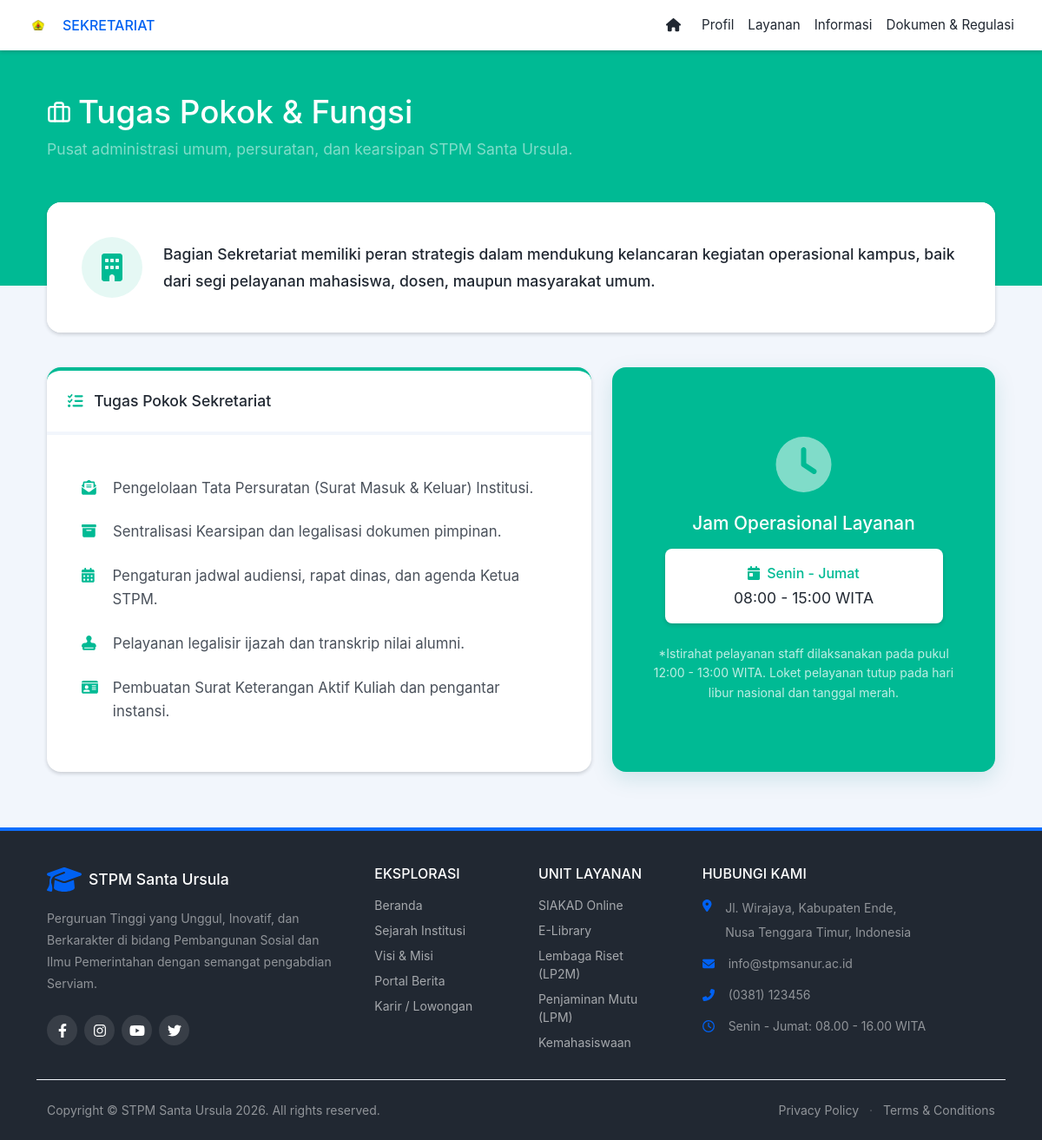
Screenshot of /index.php?module=sekre_profil_tupoksi with the database file from the repository.
### tables this page shows
CREATE TABLE `sekretariat_info` (
  `id` int(11) NOT NULL,
  `tentang_kami` text NOT NULL,
  `fokus_utama` text NOT NULL,
  `jam_senin_kamis` varchar(100) NOT NULL,
  `jam_jumat` varchar(100) NOT NULL,
  `email_resmi` varchar(150) NOT NULL,
  `nomor_wa` varchar(50) NOT NULL
);

CREATE TABLE `sekretariat_tupoksi` (
  `id` int(11) NOT NULL,
  `teks_tupoksi` text NOT NULL,
  `ikon` varchar(100) DEFAULT 'fas fa-check-circle',
  `urutan` int(11) DEFAULT 0
);

### modul/publik/content_sekre_profil_tupoksi.php (the view, shortened to what this page needs)
<?php
$info_dasar = $koneksi->query("SELECT tentang_kami, jam_senin_kamis, jam_jumat FROM sekretariat_info WHERE id=1")->fetch_assoc();
$q_tupoksi_publik = $koneksi->query("SELECT * FROM sekretariat_tupoksi ORDER BY urutan ASC");
?>
<main>
    <header class="page-header page-header-dark bg-teal pb-10">
        <div class="container-xl px-4">
            <div class="page-header-content pt-4" data-aos="fade-down" data-aos-duration="1000">
                <div class="row align-items-center justify-content-between">
                    <div class="col-auto mt-4">
                        <h1 class="page-header-title text-white fw-black" style="font-size: 2.3rem;">
                            <div class="page-header-icon text-white"><i data-feather="briefcase"></i></div>
                            Tugas Pokok & Fungsi
                        </h1>
                        <div class="page-header-subtitle text-white-50 fs-5 mt-2">Pusat administrasi umum, persuratan, dan kearsipan STPM Santa Ursula.</div>
                    </div>
                </div>
            </div>
        </div>
    </header>
    <div class="container-xl px-4 mt-n10 mb-5">
        <div class="card shadow-sm border-0 mb-5 rounded-4 overflow-hidden" data-aos="fade-up" data-aos-delay="100">
            <div class="card-body p-4 p-md-5 d-flex align-items-center bg-white">
                <div class="avatar bg-teal bg-opacity-10 text-teal rounded-circle d-none d-md-flex justify-content-center align-items-center flex-shrink-0 me-4" style="width: 70px; height: 70px;">
                    <i class="fas fa-building fa-2x"></i>
                </div>
                <p class="mb-0 text-dark fw-500 lead shadow-none" style="line-height: 1.8; font-size: 1.1rem;">
                    <?= htmlspecialchars($info_dasar['tentang_kami'] ?? 'Sekretariat Kampus STPM Santa Ursula adalah unsur pelaksana administrasi institusi yang berada langsung di bawah koordinasi Ketua STPM.') ?>
                </p>
            </div>
        </div>
        <div class="row gx-4">
            <div class="col-lg-7 mb-4" data-aos="fade-right" data-aos-delay="200">
                <div class="card shadow-sm border-0 h-100 rounded-4 border-top border-teal border-4">
                    <div class="card-header bg-white border-bottom border-light p-4">
                        <h5 class="fw-bold text-dark mb-0"><i class="fas fa-tasks text-teal me-2"></i> Tugas Pokok Sekretariat</h5>
                    </div>
                    <div class="card-body p-4 p-md-5">
                        <ul class="list-group list-group-flush text-dark" style="font-size: 1.05rem; line-height: 1.6;">
                            <?php
                            if($q_tupoksi_publik && $q_tupoksi_publik->num_rows > 0):
                                while($tupoksi = $q_tupoksi_publik->fetch_assoc()):
                            ?>
                                <li class="list-group-item bg-white border-0 pb-3 d-flex align-items-start px-0">
                                    <div class="text-teal me-3 mt-1" style="width: 20px;"><i class="<?= htmlspecialchars($tupoksi['ikon']) ?>"></i></div>
                                    <span class="text-gray-700"><?= htmlspecialchars($tupoksi['teks_tupoksi']) ?></span>
                                </li>
                            <?php
                                endwhile;
                            else:
                            ?>
                                <li class="list-group-item bg-white border-0 text-center fst-italic text-muted">Komponen tupoksi belum dirilis admin.</li>
                            <?php endif; ?>
                        </ul>
                    </div>
                </div>
            </div>
            <div class="col-lg-5 mb-4" data-aos="fade-left" data-aos-delay="300">
                <div class="card shadow-sm border-0 h-100 bg-teal text-white text-center p-4 p-md-5 d-flex flex-column justify-content-center rounded-4" style="box-shadow: 0 0.5rem 1.5rem rgba(0, 128, 128, 0.15) !important;">
                    <i class="fas fa-clock fa-4x mb-4 text-white opacity-50"></i>
                    <h3 class="fw-black mb-3 text-white">Jam Operasional Layanan</h3>
                    <div class="bg-white text-dark p-3 rounded-3 mb-4 shadow-sm mx-auto w-100" style="max-width: 320px;">
                        <div class="fw-bold text-teal mb-1"><i class="fas fa-calendar-day me-2"></i>Senin - Jumat</div>
                        <div class="fw-black fs-5"><?= htmlspecialchars($info_dasar['jam_senin_kamis'] ?? '08:00 - 15:00 WITA') ?></div>
                    </div>
                    <p class="small text-white opacity-75 mb-0" style="line-height: 1.6;">*Istirahat pelayanan staff dilaksanakan pada pukul 12:00 - 13:00 WITA. Loket pelayanan tutup pada hari libur nasional dan tanggal merah.</p>
                </div>
            </div>
        </div>
    </div>
</main>

### header_sekre.php (style rules this page uses)
body { background-color: #f2f6fc; }

### rows the page displays
sekretariat_info: tentang_kami "Bagian Sekretariat memiliki peran strategis dalam mendukung kelancaran kegiatan operasional kampus, baik dari segi pelayanan mahasiswa, dosen, maupun masyarakat umum.", jam_senin_kamis "08:00 - 15:00 WITA"
sekretariat_tupoksi: teks_tupoksi "Pengelolaan Tata Persuratan (Surat Masuk & Keluar) Institusi."
sekretariat_tupoksi: teks_tupoksi "Sentralisasi Kearsipan dan legalisasi dokumen pimpinan."
sekretariat_tupoksi: teks_tupoksi "Pengaturan jadwal audiensi, rapat dinas, dan agenda Ketua STPM."
sekretariat_tupoksi: teks_tupoksi "Pelayanan legalisir ijazah dan transkrip nilai alumni."
sekretariat_tupoksi: teks_tupoksi "Pembuatan Surat Keterangan Aktif Kuliah dan pengantar instansi."
